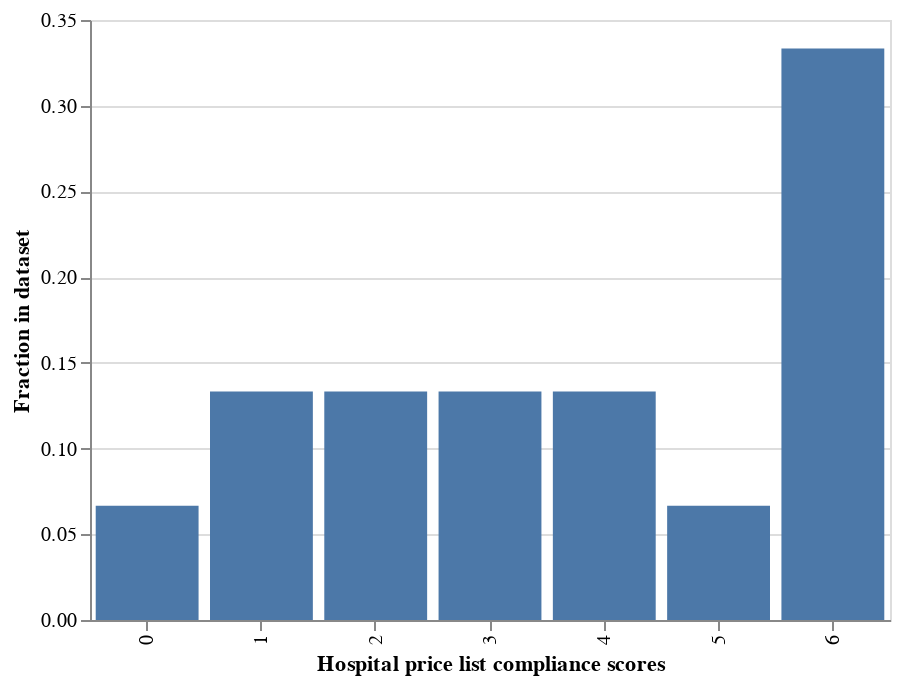

Notebook code for this chart:
### Code cell
source = (t
    .filter(pl.col('err').is_in([0, 1]))
    .filter(pl.col('jama_compliance') == 0)
    .to_pandas()
)

alt.Chart(source).mark_bar().transform_joinaggregate(
    t='count(*)'
).transform_calculate(
    pct='1 / datum.t'
).encode(
    alt.X('total:N', title = 'Hospital price list compliance scores'),
    alt.Y('sum(pct):Q', title = 'Fraction in dataset'),
).properties(width = 400)

### Figure 1 — Vega-Lite specification as saved in the notebook (floating-point values rounded to 4 significant figures)
{"config": {"view": {"continuousWidth": 400, "continuousHeight": 300}}, "data": {"name": "data-b41e69491d762306915d98d4185b7ca0"}, "mark": "bar", "encoding": {"x": {"field": "total", "title": "Hospital price list compliance scores", "type": "nominal"}, "y": {"aggregate": "sum", "field": "pct", "title": "Fraction in dataset", "type": "quantitative"}}, "transform": [{"joinaggregate": [{"op": "count", "field": "*", "as": "t"}]}, {"calculate": "1 / datum.t", "as": "pct"}], "width": 400, "$schema": "https://vega.github.io/schema/vega-lite/v4.17.0.json", "datasets": {"data-b41e69491d762306915d98d4185b7ca0": [{"ccn": "200052", "name": "NORTHERN MAINE MEDICAL CENTER", "state": "ME", "city": "FORT KENT", "homepage": "https://www.nmmc.org/", "cdm_indirect_url": "https://www.nmmc.org/hospital-price-estimate/", "cdm_url": "https://ultrabenefits-uat.sapphiremrfhub.com/tocs/202208/2022-08-01_northern-maine-medical-center_index.json", "jama_compliance": 0, "gross_score": 0, "minmax_score": 0, "cash_score": 0, "generic_score": 0, "insurer_score": 0, "filename_score": 0, "total": 0, "err": 1}, {"ccn": "450743", "name": "TEXAS HEALTH PRESBYTERIAN HOSPITAL DENTON", "state": "TX", "city": "DENTON", "homepage": "https://www.texashealth.org/", "cdm_indirect_url": "https://www.texashealth.org/Costs-and-Billing/Hospital-Charge-Information", "cdm_url": "https://www.texashealth.org/-/media/Project/THR/shared/Documents/PDFs/Business-Office/Pricing/Hospital-Standard-Charges/texas-health-denton.xlsx", "jama_compliance": 0, "gross_score": 1, "minmax_score": -1, "cash_score": -1, "generic_score": -1, "insurer_score": -1, "filename_score": -1, "total": 1, "err": 0}, {"ccn": "520011", "name": "MARSHFIELD MEDICAL CENTER - RICE LAKE", "state": "WI", "city": "RICE LAKE", "homepage": "https://www.marshfieldclinic.org/", "cdm_indirect_url": "https://www.marshfieldclinic.org/patient-resources/billing/cms-hospital-transparency-requirement", "cdm_url": "https://www.marshfieldclinic.org/mPatientResources/Documents/MMC%20-%20Rice%20Lake%20Charges.xlsx", "jama_compliance": 0, "gross_score": 1, "minmax_score": -1, "cash_score": -1, "generic_score": -1, "insurer_score": -1, "filename_score": -1, "total": 1, "err": 0}, {"ccn": "490120", "name": "CHESAPEAKE GENERAL HOSPITAL", "state": "VA", "city": "CHESAPEAKE", "homepage": "https://chesapeakeregional.com/", "cdm_indirect_url": "https://chesapeakeregional.com/patients-visitors/billing-insurance", "cdm_url": "https://chesapeakeregional.com/sites/default/files/2022-11/HOPD%20Procedrue%20Charges%2011.3.22.csv", "jama_compliance": 0, "gross_score": 1, "minmax_score": -1, "cash_score": -1, "generic_score": 1, "insurer_score": -1, "filename_score": -1, "total": 2, "err": 0}, {"ccn": "261306", "name": "SULLIVAN COUNTY MEMORIAL HOSPITAL", "state": "MO", "city": "MILAN", "homepage": "https://scmhospital.org/", "cdm_indirect_url": "https://scmhospital.org/charges-for-hospital-services/", "cdm_url": "https://scmhospital.org/wp-content/uploads/2022/04/SCMH_Chargemaster_updated_April_2_2021.csv", "jama_compliance": 0, "gross_score": 1, "minmax_score": -1, "cash_score": -1, "generic_score": 1, "insurer_score": -1, "filename_score": -1, "total": 2, "err": 0}, {"ccn": "210019", "name": "TIDALHEALTH PENINSULA REGIONAL, INC", "state": "MD", "city": "SALISBURY", "homepage": "https://www.tidalhealth.org/", "cdm_indirect_url": "https://www.tidalhealth.org/medical-care/financial-admin-services/billing/hospital-based-price-billing-unit-information", "cdm_url": "https://www.tidalhealth.org/sites/default/files/2021-07/EIN_PRMC_2021_02_23.xlsx", "jama_compliance": 0, "gross_score": 1, "minmax_score": 1, "cash_score": -1, "generic_score": 1, "insurer_score": -1, "filename_score": -1, "total": 3, "err": 0}, {"ccn": "190015", "name": "NORTH OAKS MEDICAL CENTER, L L C", "state": "LA", "city": "HAMMOND", "homepage": "https://www.northoaks.org/", "cdm_indirect_url": "https://www.northoaks.org/patients-visitors/patients/patient-guide/patient-pricing-information/hospital-price-transparency/", "cdm_url": "https://www.northoaks.org/documents/2022-Price-transparancy-8.1.22.csv", "jama_compliance": 0, "gross_score": 1, "minmax_score": -1, "cash_score": 1, "generic_score": -1, "insurer_score": 1, "filename_score": -1, "total": 3, "err": 0}, {"ccn": "451353", "name": "CRANE COUNTY HOSPITAL DISTRICT", "state": "TX", "city": "CRANE", "homepage": "https://www.cranememorial.org/", "cdm_indirect_url": "https://www.cranememorial.org/getpage.php?name=Price_Transparency", "cdm_url": "https://www.cranememorial.org/docs/35-2336501_Crane_County_HospitaL_District.csv", "jama_compliance": 0, "gross_score": 1, "minmax_score": 1, "cash_score": 1, "generic_score": -1, "insurer_score": 1, "filename_score": -1, "total": 4, "err": 0}, {"ccn": "251308", "name": "PONTOTOC HEALTH SERVICE CAH", "state": "MS", "city": "PONTOTOC", "homepage": "https://www.nmhs.net/", "cdm_indirect_url": "https://www.nmhs.net/patient-family-information/price-estimate/", "cdm_url": "https://www.nmhs.net/app/files/public/45435348-32b5-41d6-872d-3371772627ae/NMMC%20Pontotoc%20Standard%20Charges.2.csv", "jama_compliance": 0, "gross_score": 1, "minmax_score": -1, "cash_score": 1, "generic_score": 1, "insurer_score": 1, "filename_score": -1, "total": 4, "err": 0}, {"ccn": "141339", "name": "TAYLORVILLE MEMORIAL HOSPITAL", "state": "IL", "city": "TAYLORVILLE", "homepage": "https://memorial.health/", "cdm_indirect_url": "https://memorial.health/financial/price-transparency/", "cdm_url": "https://memorial.health/Resources/f20fc492-76e2-4b57-9653-c735ea8b4913/370661250-Taylorville-Memorial-Hospital-standardcharges.csv", "jama_compliance": 0, "gross_score": 1, "minmax_score": 1, "cash_score": 1, "generic_score": -1, "insurer_score": 1, "filename_score": 1, "total": 5, "err": 0}, {"ccn": "070016", "name": "SAINT MARY'S HOSPITAL", "state": "CT", "city": "WATERBURY", "homepage": "https://www.trinityhealthofne.org/", "cdm_indirect_url": "https://www.trinityhealthofne.org/for-patients/billing-and-financial-resources/price-estimates-lists", "cdm_url": "https://www.cdmpricing.com/dace8a12e40ddf96ebda4b24d2fe4965/standard-charges", "jama_compliance": 0, "gross_score": 1, "minmax_score": 1, "cash_score": 1, "generic_score": 1, "insurer_score": 1, "filename_score": 1, "total": 6, "err": 0}, {"ccn": "451316", "name": "MADISON ST JOSEPH HEALTH CENTER", "state": "TX", "city": "MADISONVILLE", "homepage": "https://stjoseph.stlukeshealth.org/", "cdm_indirect_url": "https://stjoseph.stlukeshealth.org/patients-visitors/price-transparency", "cdm_url": "https://stjoseph.stlukeshealth.org/content/dam/stjoseph-stlukeshealth/documents/pricing-transparency-files/742761145_St-Joseph-Health-Madison-Hospital_standardcharges.csv", "jama_compliance": 0, "gross_score": 1, "minmax_score": 1, "cash_score": 1, "generic_score": 1, "insurer_score": 1, "filename_score": 1, "total": 6, "err": 0}, {"ccn": "450193", "name": "CHI ST LUKE'S HEALTH BAYLOR COLLEGE OF MEDICINE ME", "state": "TX", "city": "HOUSTON", "homepage": "https://www.stlukeshealth.org/", "cdm_indirect_url": "https://www.stlukeshealth.org/patients-visitors/price-transparency", "cdm_url": "https://www.stlukeshealth.org/content/dam/stlukeshealth/documents/price-transparency-files/741161938_Baylor-St-Lukes-Medical-Center_standardcharges.csv", "jama_compliance": 0, "gross_score": 1, "minmax_score": 1, "cash_score": 1, "generic_score": 1, "insurer_score": 1, "filename_score": 1, "total": 6, "err": 0}, {"ccn": "100073", "name": "HOLY CROSS HOSPITAL", "state": "FL", "city": "FORT LAUDERDALE", "homepage": "https://www.holy-cross.com/", "cdm_indirect_url": "https://www.holy-cross.com/for-patients/billing-and-insurance/get-a-price-estimate", "cdm_url": "https://www.cdmpricing.com/3ed43597e7487ebd2667c3d4afc2c073/standard-charges", "jama_compliance": 0, "gross_score": 1, "minmax_score": 1, "cash_score": 1, "generic_score": 1, "insurer_score": 1, "filename_score": 1, "total": 6, "err": 0}, {"ccn": "050093", "name": "SAINT AGNES MEDICAL CENTER", "state": "CA", "city": "FRESNO", "homepage": "https://www.samc.com/", "cdm_indirect_url": "https://www.samc.com/for-patients/billing-and-financial-information/price-estimator", "cdm_url": "https://www.cdmpricing.com/328fa1deacb00df2cf453001b80e6e73/standard-charges", "jama_compliance": 0, "gross_score": 1, "minmax_score": 1, "cash_score": 1, "generic_score": 1, "insurer_score": 1, "filename_score": 1, "total": 6, "err": 0}]}}
